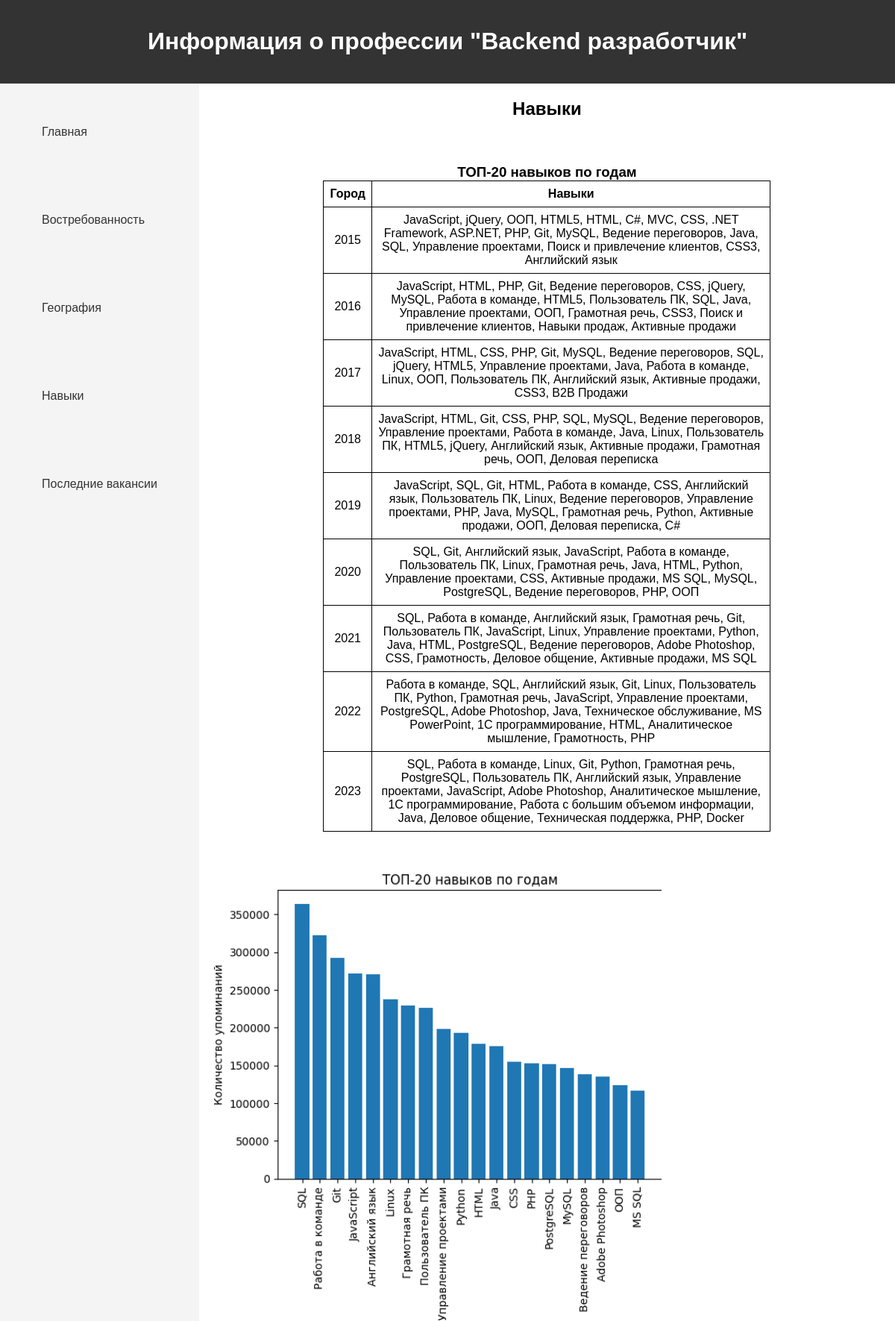
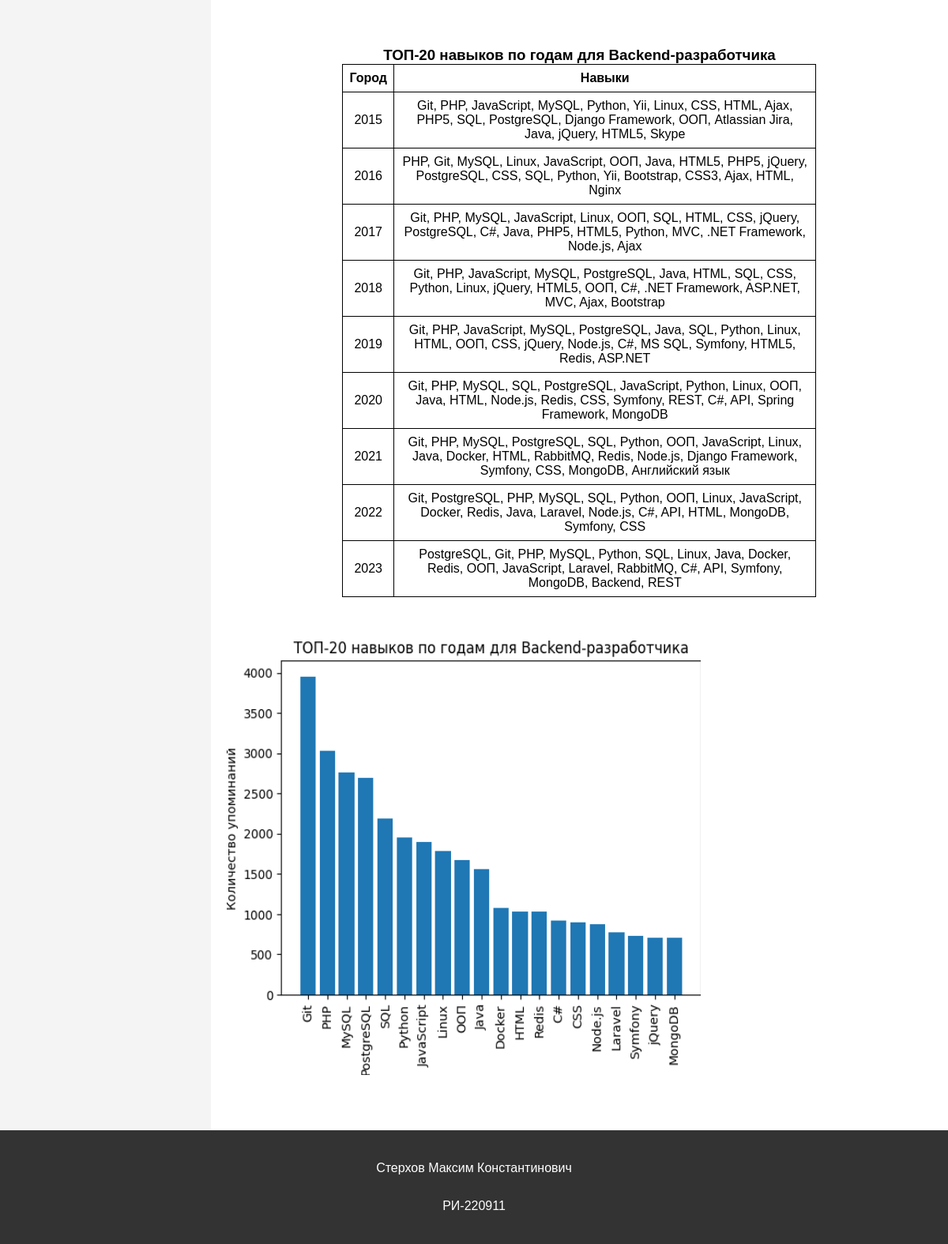
Screenshot of /skills/ with the database file from the repository (2 pictures, top to bottom).
### djangoProject/models.py (models this page shows)
class AllTopSkills(models.Model):
    year = models.IntegerField("Год")
    skills = models.CharField(max_length=255)

class TopSkillsWithName(models.Model):
    year = models.IntegerField("Год")
    skills = models.CharField(max_length=255)

### djangoProject/views.py (the view)
# urls.py: path('skills/', views.skills_page, name='skills'),
def skills_page(request):
    skills_with_name = models.TopSkillsWithName.objects.all()
    all_skills = models.AllTopSkills.objects.all()
    return render(request, "skills.html", {"top_skills_in_years": all_skills,
                                           "top_skills_in_years_with_name": skills_with_name})

### templates/skills.html
{% extends 'base.html' %}
{% load static %}
{% block main %}
<h2>Навыки</h2>
<div class="container">
    <div class = 'my_table'>
        <h3 style="text-align: center">ТОП-20 навыков по годам</h3>
        <table>
            <thead>
                <tr>
                    <th>Город</th>
                    <th>Навыки</th>
                </tr>
            </thead>
            <tbody>
            {% for year in top_skills_in_years %}
                <tr>
                    <td>{{ year.year }}</td>
                    <td>{{ year.skills }}</td>
                </tr>
            {% endfor %}
            </tbody>
            </table>
    </div>
    <img src="{% static '/images/all_skills_graph.png' %}" height="600" width="600" alt="graph" style="margin-top: 35px">
    <div class = 'my_table'>
        <h3 style="text-align: center">ТОП-20 навыков по годам для Backend-разработчика</h3>
        <table>
            <thead>
                <tr>
                    <th>Город</th>
                    <th>Навыки</th>
                </tr>
            </thead>
            <tbody>
            {% for year in top_skills_in_years_with_name %}
                <tr>
                    <td>{{ year.year }}</td>
                    <td>{{ year.skills }}</td>
                </tr>
            {% endfor %}
            </tbody>
            </table>
    </div>
    <img src="{% static '/images/all_skills_graph_with_name.png' %}" height="550" width="600" alt="graph" style="margin-top: 35px">
</div>
{% endblock %}

### static/css/main.css (style rules this page uses)
html { width: 100%; height: 100%; }
body { display: flex; flex-direction: column; min-height: 100vh; margin: 0; font-family: Arial, sans-serif; width: 100%; height: 100%; }
h2 { text-align: center; }
h3 { margin-bottom: 0; margin-top: 40px; }
.container { position: relative; display: grid; grid-template-columns: repeat(auto-fill, minmax(500px, 1fr)); grid-gap: 20px; }
table { margin: auto; width: 600px; border-collapse: collapse; }
th, td { border: 1px solid #000000; padding: 8px; text-align: center; }
th { background-color: #ffffff; }

### rows the page displays
AllTopSkills: year "2015", skills "JavaScript, jQuery, ООП, HTML5, HTML, C#, MVC, CSS, .NET Framework, ASP.NET, PHP, Git, MySQL, Ведение переговоров, Java, SQL, Управление проектами, Поиск и привлечение клиентов, CSS3, Английский язык"
AllTopSkills: year "2016", skills "JavaScript, HTML, PHP, Git, Ведение переговоров, CSS, jQuery, MySQL, Работа в команде, HTML5, Пользователь ПК, SQL, Java, Управление проектами, ООП, Грамотная речь, CSS3, Поиск и привлечение клиентов, Навыки продаж, Активные продажи"
AllTopSkills: year "2017", skills "JavaScript, HTML, CSS, PHP, Git, MySQL, Ведение переговоров, SQL, jQuery, HTML5, Управление проектами, Java, Работа в команде, Linux, ООП, Пользователь ПК, Английский язык, Активные продажи, CSS3, B2B Продажи"
AllTopSkills: year "2018", skills "JavaScript, HTML, Git, CSS, PHP, SQL, MySQL, Ведение переговоров, Управление проектами, Работа в команде, Java, Linux, Пользователь ПК, HTML5, jQuery, Английский язык, Активные продажи, Грамотная речь, ООП, Деловая переписка"
AllTopSkills: year "2019", skills "JavaScript, SQL, Git, HTML, Работа в команде, CSS, Английский язык, Пользователь ПК, Linux, Ведение переговоров, Управление проектами, PHP, Java, MySQL, Грамотная речь, Python, Активные продажи, ООП, Деловая переписка, C#"
AllTopSkills: year "2020", skills "SQL, Git, Английский язык, JavaScript, Работа в команде, Пользователь ПК, Linux, Грамотная речь, Java, HTML, Python, Управление проектами, CSS, Активные продажи, MS SQL, MySQL, PostgreSQL, Ведение переговоров, PHP, ООП"
AllTopSkills: year "2021", skills "SQL, Работа в команде, Английский язык, Грамотная речь, Git, Пользователь ПК, JavaScript, Linux, Управление проектами, Python, Java, HTML, PostgreSQL, Ведение переговоров, Adobe Photoshop, CSS, Грамотность, Деловое общение, Активные продажи, MS SQL"
AllTopSkills: year "2022", skills "Работа в команде, SQL, Английский язык, Git, Linux, Пользователь ПК, Python, Грамотная речь, JavaScript, Управление проектами, PostgreSQL, Adobe Photoshop, Java, Техническое обслуживание, MS PowerPoint, 1С программирование, HTML, Аналитическое мышление, Грамотность, PHP"
AllTopSkills: year "2023", skills "SQL, Работа в команде, Linux, Git, Python, Грамотная речь, PostgreSQL, Пользователь ПК, Английский язык, Управление проектами, JavaScript, Adobe Photoshop, Аналитическое мышление, 1С программирование, Работа с большим объемом информации, Java, Деловое общение, Техническая поддержка, PHP, Docker"
TopSkillsWithName: year "2015", skills "Git, PHP, JavaScript, MySQL, Python, Yii, Linux, CSS, HTML, Ajax, PHP5, SQL, PostgreSQL, Django Framework, ООП, Atlassian Jira, Java, jQuery, HTML5, Skype"
TopSkillsWithName: year "2016", skills "PHP, Git, MySQL, Linux, JavaScript, ООП, Java, HTML5, PHP5, jQuery, PostgreSQL, CSS, SQL, Python, Yii, Bootstrap, CSS3, Ajax, HTML, Nginx"
TopSkillsWithName: year "2017", skills "Git, PHP, MySQL, JavaScript, Linux, ООП, SQL, HTML, CSS, jQuery, PostgreSQL, C#, Java, PHP5, HTML5, Python, MVC, .NET Framework, Node.js, Ajax"
TopSkillsWithName: year "2018", skills "Git, PHP, JavaScript, MySQL, PostgreSQL, Java, HTML, SQL, CSS, Python, Linux, jQuery, HTML5, ООП, C#, .NET Framework, ASP.NET, MVC, Ajax, Bootstrap"
TopSkillsWithName: year "2019", skills "Git, PHP, JavaScript, MySQL, PostgreSQL, Java, SQL, Python, Linux, HTML, ООП, CSS, jQuery, Node.js, C#, MS SQL, Symfony, HTML5, Redis, ASP.NET"
TopSkillsWithName: year "2020", skills "Git, PHP, MySQL, SQL, PostgreSQL, JavaScript, Python, Linux, ООП, Java, HTML, Node.js, Redis, CSS, Symfony, REST, C#, API, Spring Framework, MongoDB"
TopSkillsWithName: year "2021", skills "Git, PHP, MySQL, PostgreSQL, SQL, Python, ООП, JavaScript, Linux, Java, Docker, HTML, RabbitMQ, Redis, Node.js, Django Framework, Symfony, CSS, MongoDB, Английский язык"
TopSkillsWithName: year "2022", skills "Git, PostgreSQL, PHP, MySQL, SQL, Python, ООП, Linux, JavaScript, Docker, Redis, Java, Laravel, Node.js, C#, API, HTML, MongoDB, Symfony, CSS"
TopSkillsWithName: year "2023", skills "PostgreSQL, Git, PHP, MySQL, Python, SQL, Linux, Java, Docker, Redis, ООП, JavaScript, Laravel, RabbitMQ, C#, API, Symfony, MongoDB, Backend, REST"
